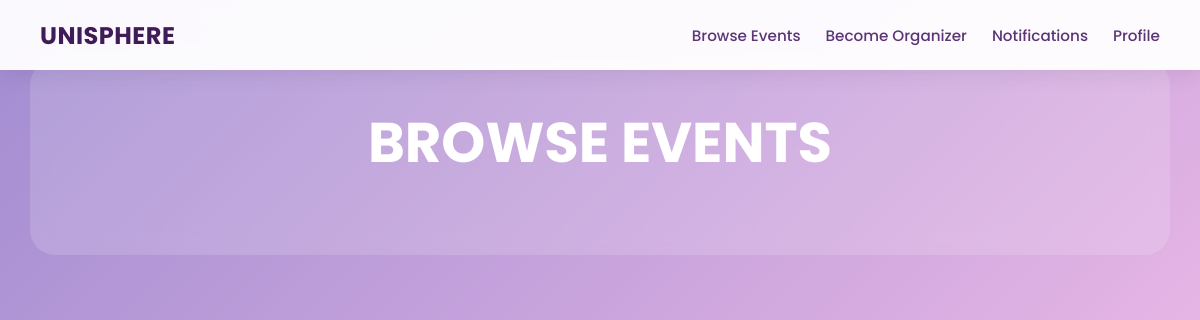
/eventbrowsing (signed in), run on an earlier commit of the app's database.
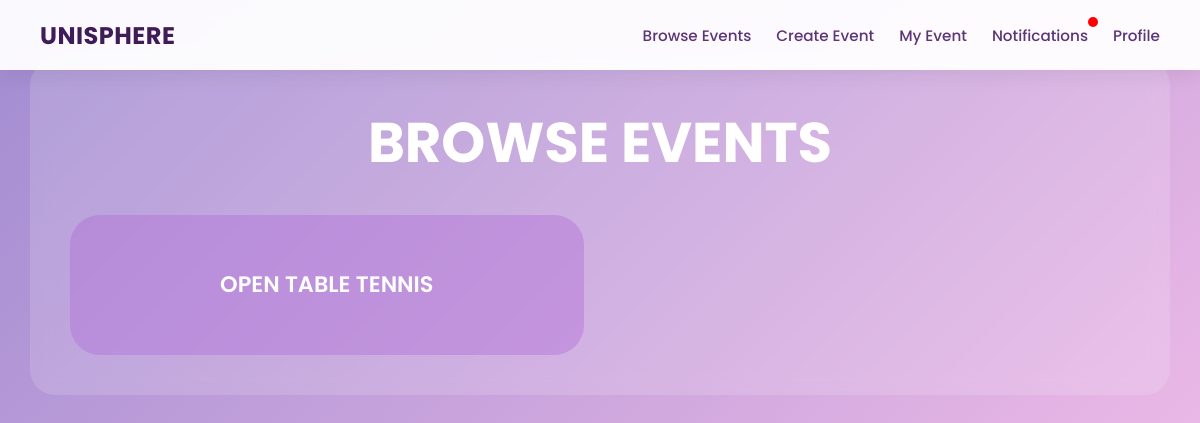
And on a later commit of the database.
### tables this page shows
CREATE TABLE events (
    event_id INTEGER PRIMARY KEY AUTOINCREMENT,
    event_poster TEXT,                   -- new column for event poster URL/path
    event_name TEXT NOT NULL,
    event_description TEXT NOT NULL,
    start_date DATE NOT NULL,
    end_date DATE NOT NULL,
    start_time TIME NOT NULL,
    end_time TIME NOT NULL,
    event_mode TEXT NOT NULL CHECK(event_mode IN ('online', 'offline', 'hybrid')),
    main_location TEXT NOT NULL,         -- corresponds to id="mainloc"
    general_location TEXT,               -- optional, only for general locations
    faculty_wing TEXT,                   -- optional, only for faculty path
    specific_location TEXT,              -- optional, only for faculty path
    participation_option TEXT NOT NULL CHECK(participation_option IN ('unlimited', 'limited')),
    limited_max_participants INTEGER,    -- optional, only for limited participation
    event_link TEXT,
    student_id varchar(10) NOT NULL,
    event_status TEXT DEFAULT 'Pending' CHECK(event_status IN ('Pending', 'Approved', 'Redo')),
    admin_remark TEXT,
    FOREIGN KEY (student_id) REFERENCES organizer_details(student_id)
);

### app.py (the view)
@app.route('/eventbrowsing')
def eventbrowsing():
    conn = get_db_connection()
    cursor = conn.cursor()
    cursor.execute("SELECT event_id, event_name, event_description, start_date, main_location FROM events WHERE event_status = 'Approved'")
    db_events = cursor.fetchall()
    conn.close()
    return render_template('EventDisBrow.html', events=db_events)

### app.py (called while the page is built)
def get_db_connection():
    conn = sqlite3.connect('database.db')
    conn.row_factory = sqlite3.Row
    conn.execute("PRAGMA foreign_keys = 1")
    return conn

@app.context_processor
def inject_notifications():
    if 'student_id' not in session:
        return dict(unread_notifications=0)
    conn = get_db_connection()
    cursor = conn.cursor()
    cursor.execute("SELECT COUNT(*) AS total FROM notifications WHERE student_id = ? AND is_read = 0",
    (session['student_id'],))
    result = cursor.fetchone()
    conn.close()
    return dict(unread_notifications=result['total'])

### templates/EventDisBrow.html (shortened to what this page needs)
<!DOCTYPE html>
<html>
  <head>
  </head>
  <body>
    <nav class="navbar">
        <a class="navbar-brand" href="/user_dashboard">UniSphere</a>
        <div class="navbar-links">
            {% if session.get('role') == 'user' %}
                    <a href="/eventbrowsing">Browse Events</a>
                    <a href="/be_organizer">Become Organizer</a>
                    <a href="/notifications" class="notification-link">
                        Notifications
                    </a>
                    <a href="/user_dashboard">Profile</a>
                {% elif session.get('role') == 'organizer' %}
                    <a href="/eventbrowsing">Browse Events</a>
                    <a href="/createevent">Create Event</a>
                    <a href="/my_event">My Event</a>
                    <a href="/notifications" class="notification-link">
                        Notifications
                        {% if unread_notifications > 0 %}
                            <span class="notification-dot"></span>
                        {% endif %}
                    </a>
                    <a href="/user_dashboard">Profile</a>
                {% endif %}
        </div>
    </nav>
    <div class="container">
      <h1 class="title">Browse Events</h1>
      <div class="event-grid">
          {% for event in events %}
            <a href="{{ url_for('event_detail', event_id=event['event_id']) }}" class="event-card-link">
                <div class="event-card">
                    <h3>{{ event['event_name'] }}</h3>
                </div>
            </a>
          {% endfor %}
      </div>
    </div>
  </body>
</html>

What changed in the data, as far as the page shows it:
added events: event_name "OPEN TABLE TENNIS"
Also different on the page:
text no longer shown: "Become Organizer"
text now shown: "Create Event My Event"
